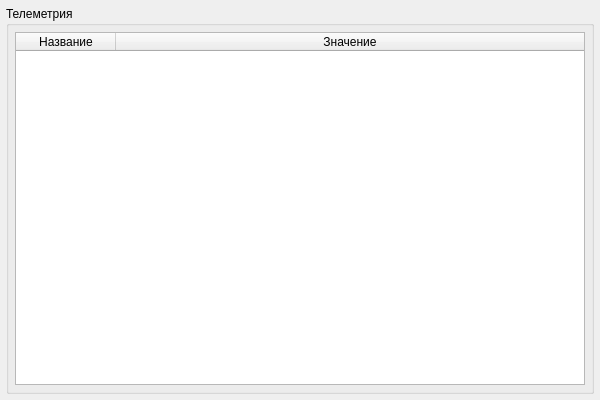
<?xml version="1.0" encoding="UTF-8"?>
<ui version="4.0">
 <class>Form</class>
 <widget class="QWidget" name="Form">
  <property name="geometry">
   <rect>
    <x>0</x>
    <y>0</y>
    <width>600</width>
    <height>400</height>
   </rect>
  </property>
  <property name="windowTitle">
   <string>Debug Table</string>
  </property>
  <layout class="QGridLayout" name="gridLayout">
   <property name="leftMargin">
    <number>6</number>
   </property>
   <property name="topMargin">
    <number>6</number>
   </property>
   <property name="rightMargin">
    <number>6</number>
   </property>
   <property name="bottomMargin">
    <number>6</number>
   </property>
   <item row="0" column="0">
    <widget class="QGroupBox" name="groupBox">
     <property name="title">
      <string>Телеметрия</string>
     </property>
     <layout class="QVBoxLayout" name="verticalLayout">
      <property name="spacing">
       <number>6</number>
      </property>
      <property name="leftMargin">
       <number>6</number>
      </property>
      <property name="topMargin">
       <number>6</number>
      </property>
      <property name="rightMargin">
       <number>6</number>
      </property>
      <property name="bottomMargin">
       <number>6</number>
      </property>
      <item>
       <widget class="QTableWidget" name="tableWidget">
        <property name="columnCount">
         <number>2</number>
        </property>
        <property name="rowCount">
         <number>0</number>
        </property>
        <attribute name="horizontalHeaderStretchLastSection">
         <bool>true</bool>
        </attribute>
        <attribute name="verticalHeaderVisible">
         <bool>false</bool>
        </attribute>
        <column>
         <property name="text">
          <string>Название</string>
         </property>
        </column>
        <column>
         <property name="text">
          <string>Значение</string>
         </property>
        </column>
       </widget>
      </item>
     </layout>
    </widget>
   </item>
  </layout>
 </widget>
 <resources/>
 <connections/>
 </ui>
